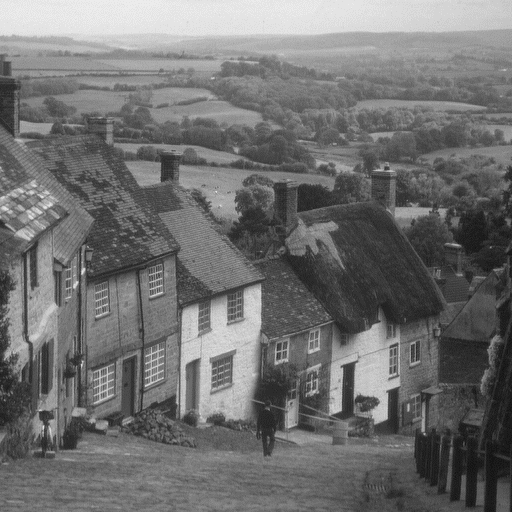
#> input picture src/vessel.bmp, 512 x 512 px; its folder holds 4 pictures in this run
$ python encode.py
#> lines starting #> are read from the running program, lines starting #| are printed output that depends on the picture; long printed decimals are rounded
import numpy as np
from PIL import Image

def get_file(name):
    """
    Takes a string parameter indicating file name.
    Reads in file and converts to np array, closes image. Returns np array.
    This function gets the vessel and secret object arrays.
    """
#> called with name = 'vessel'
    print("Opening %s" % name)
    temp = Image.open("%s.bmp" % name)
#> temp is the input picture: PIL image 512x512 P; min 20, max 236, mean 112.2
    temp_arr = np.array(temp)
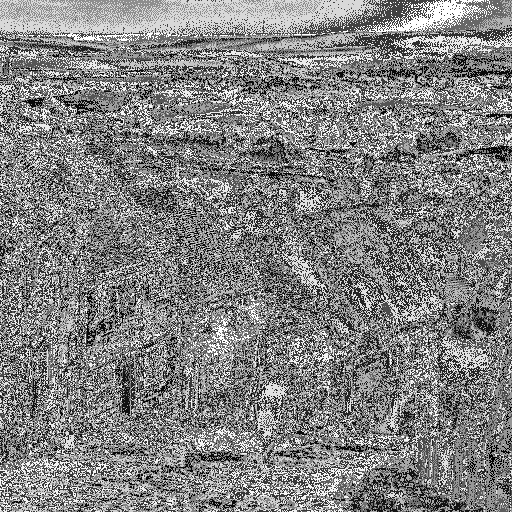
#> temp_arr: shape (512, 512); min 8, max 35, mean 21.8; drawn with min black and max white
#> call 2 of get_file, with name = 'secret'
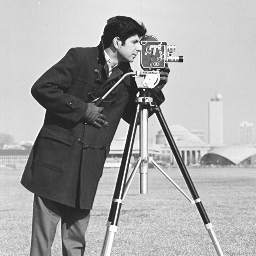
#> input picture src/secret.bmp, 256 x 256 px
#> in get_file, temp is the input picture: PIL image 256x256 L; min 22, max 255, mean 166.9
    temp.close()
    return temp_arr

def get_bitplane_arr(matrix):
    """
    Gets binary encoding of each pixel.
    512x512x8 matrix. -> 512x512 pixels. 8 -> binary value of pixel.
    """
    binary_encoding = np.unpackbits(np.uint8(matrix[:,:,0]))
    binary_encoding = np.reshape(binary_encoding,(matrix.shape[0],matrix.shape[1],8))
    return binary_encoding

    # [6 lines of commented-out code are left out]


def split_into_blocks(matrix):
    """
    Creates 8x8 blocks of pixels for each bitplane in the secret object
    """
    data = []
    print("Creating 8x8 Blocks for each bitplane")
    for k in range(7, -1, -1):
        for i in range(matrix.shape[0]//8):
            for j in range(matrix.shape[1]//8):
                data.append(matrix[i*8:i*8+8,j*8:j*8+8,k])
        return data

def get_complexity(matrix):
    current_complexity = 0
    maximum_complexity = ((matrix.shape[0]-1) * matrix.shape[1]) + ((matrix.shape[1]-1) * matrix.shape[0])
#> maximum_complexity = 523264
    top_left = matrix[0,0]
#> top_left = 31
    for i in range(matrix.shape[0]):
        for j in range(matrix.shape[1]):
            if top_left!=matrix[i,j]:
                current_complexity+=1
                top_left=matrix[i,j]
#> after the loop, current_complexity = 162318; top_left = 24
    top_left = matrix[0,0]
#> top_left = 31
    for i in range(matrix.shape[1]):
        for j in range(matrix.shape[0]):
            if top_left!=matrix[j,i]:
                current_complexity+=1
                top_left=matrix[j,i]
#> after the loop, current_complexity = 326779; top_left = 24
    return current_complexity/maximum_complexity

def main():
    vessel_arr = get_file("vessel")
    secret_arr = get_file("secret")

    print("Getting binary encoding of vessel")
    vessel_bitplane_arr = np.zeros((vessel_arr.shape[0], vessel_arr.shape[1], 8))
    vessel_bitplane_arr[:,:,0] = np.copy(vessel_arr)
    vessel_bitplane_arr = get_bitplane_arr(vessel_bitplane_arr)

    print("Getting binary encoding of secret")
    secret_bitplane_arr = np.zeros((secret_arr.shape[0], secret_arr.shape[1], 8))
    secret_bitplane_arr[:,:,0] = np.copy(secret_arr)
    secret_bitplane_arr = get_bitplane_arr(secret_bitplane_arr)

    data = split_into_blocks(secret_bitplane_arr)


    complexity = get_complexity(vessel_arr)
#> complexity = 0.625
    print(complexity)
#| 0.6245


main()
#find complex segements and replace

#Confirm all of secret was placed

#Create new image with embedded secret
